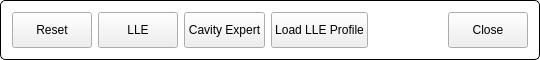
   <widget class="QGroupBox" name="titleGroupBox_2">
    <property name="geometry">
     <rect>
      <x>10</x>
      <y>630</y>
      <width>540</width>
      <height>60</height>
     </rect>
    </property>
    <property name="styleSheet">
     <string notr="true">QGroupBox {
	background-color: rgb(255, 255, 255);
    border: 1px solid black;
    border-radius: 5px;
    margin-top: 0.5em;
}

QGroupBox::title {
    subcontrol-origin: margin;
    left: 10px;
    padding: 0 3px 0 3px;
}</string>
    </property>
    <property name="title">
     <string/>
    </property>
    <layout class="QHBoxLayout" name="horizontalLayout">
     <item>
      <widget class="QPushButton" name="btnResetInterlocks">
       <property name="sizePolicy">
        <sizepolicy hsizetype="Minimum" vsizetype="MinimumExpanding">
         <horstretch>0</horstretch>
         <verstretch>0</verstretch>
        </sizepolicy>
       </property>
       <property name="text">
        <string>Reset</string>
       </property>
      </widget>
     </item>
     <item>
      <widget class="QPushButton" name="btnOpenLLE">
       <property name="sizePolicy">
        <sizepolicy hsizetype="Minimum" vsizetype="MinimumExpanding">
         <horstretch>0</horstretch>
         <verstretch>0</verstretch>
        </sizepolicy>
       </property>
       <property name="text">
        <string>LLE</string>
       </property>
      </widget>
     </item>
     <item>
      <widget class="QPushButton" name="btnCavity">
       <property name="sizePolicy">
        <sizepolicy hsizetype="Minimum" vsizetype="MinimumExpanding">
         <horstretch>0</horstretch>
         <verstretch>0</verstretch>
        </sizepolicy>
       </property>
       <property name="text">
        <string>Cavity Expert</string>
       </property>
      </widget>
     </item>
     <item>
      <widget class="QPushButton" name="btnLoadProfile">
       <property name="sizePolicy">
        <sizepolicy hsizetype="Minimum" vsizetype="MinimumExpanding">
         <horstretch>0</horstretch>
         <verstretch>0</verstretch>
        </sizepolicy>
       </property>
       <property name="text">
        <string>Load LLE Profile</string>
       </property>
      </widget>
     </item>
     <item>
      <spacer name="horizontalSpacer">
       <property name="orientation">
        <enum>Qt::Horizontal</enum>
       </property>
       <property name="sizeHint" stdset="0">
        <size>
         <width>54</width>
         <height>20</height>
        </size>
       </property>
      </spacer>
     </item>
     <item>
      <widget class="QPushButton" name="btnClose">
       <property name="sizePolicy">
        <sizepolicy hsizetype="Minimum" vsizetype="MinimumExpanding">
         <horstretch>0</horstretch>
         <verstretch>0</verstretch>
        </sizepolicy>
       </property>
       <property name="text">
        <string>Close</string>
       </property>
      </widget>
     </item>
    </layout>
   </widget>
